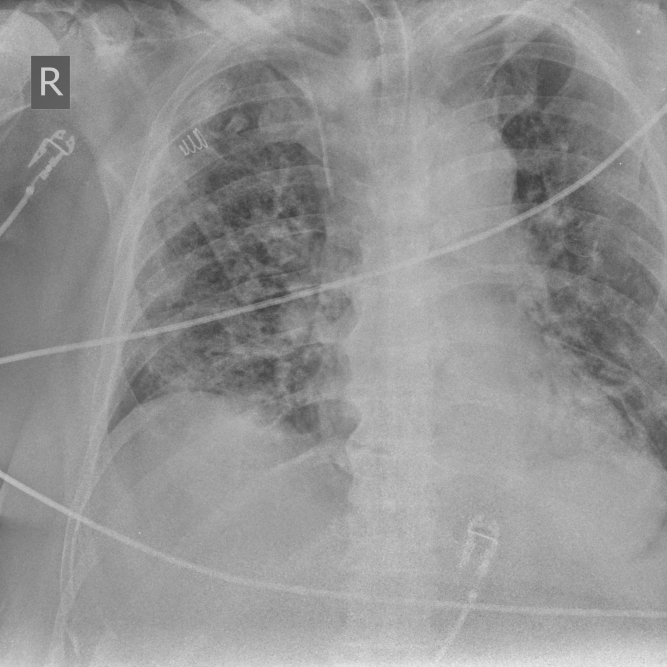
#> input picture Dataset/Covid/COVID19(0).jpg, 2000 x 2000 px (shown at 1/3 size)
$ python -i image_preprocessing.py   (imports and definitions only)
#> lines starting #> are read from the running program, lines starting #| are printed output that depends on the picture
#> further down, picture is the input picture: shape (2000, 2000, 3); min 60, max 237, mean 147.9
"""
Image preprocessing pipeline for chest X-ray images
Includes resizing, CLAHE, gamma correction, and super-resolution
"""

import cv2
import numpy as np
from typing import Tuple, Optional


class ImagePreprocessor:
    """
    Image preprocessing pipeline for chest X-ray images.

    Features:
    - Resizing to 224×224 for compatibility with pretrained models
    - CLAHE for local contrast enhancement
    - Gamma correction for brightness adjustment
    - Optional super-resolution
    """

    def __init__(
        self,
        target_size: Tuple[int, int] = (224, 224),
        apply_clahe: bool = True,
        clahe_clip_limit: float = 2.0,
        clahe_tile_size: Tuple[int, int] = (8, 8),
        apply_gamma: bool = False,
        gamma_value: float = 1.2,
        normalize: bool = True
    ):
        """
        Initialize the image preprocessor.

        Args:
            target_size: Target image size (height, width)
            apply_clahe: Whether to apply CLAHE
            clahe_clip_limit: CLAHE clip limit for histogram equalization
            clahe_tile_size: Tile size for CLAHE algorithm
            apply_gamma: Whether to apply gamma correction
            gamma_value: Gamma value for correction (>1 brightens, <1 darkens)
            normalize: Whether to normalize pixel values to [0, 1]
        """
        self.target_size = target_size
        self.apply_clahe = apply_clahe
        self.clahe_clip_limit = clahe_clip_limit
        self.clahe_tile_size = clahe_tile_size
        self.apply_gamma = apply_gamma
        self.gamma_value = gamma_value
        self.normalize = normalize

        # Initialize CLAHE
        if self.apply_clahe:
            self.clahe = cv2.createCLAHE(
                clipLimit=self.clahe_clip_limit,
                tileGridSize=self.clahe_tile_size
            )

    def resize_image(self, image: np.ndarray) -> np.ndarray:
        """
        Resize image to target size.

        Args:
            image: Input image

        Returns:
            Resized image
        """
        return cv2.resize(image, self.target_size, interpolation=cv2.INTER_CUBIC)
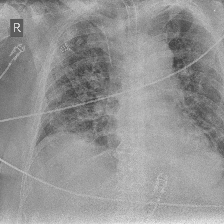
#> returned value: shape (224, 224, 3); min 63, max 236, mean 147.9

    def apply_clahe_enhancement(self, image: np.ndarray) -> np.ndarray:
        """
        Apply CLAHE (Contrast Limited Adaptive Histogram Equalization).
        Suitable for medical imaging with tile-based histogram equalization.

        Args:
            image: Input image (grayscale or RGB)

        Returns:
            Enhanced image
        """
        if len(image.shape) == 3:
            # Convert to LAB color space for RGB images
            lab = cv2.cvtColor(image, cv2.COLOR_RGB2LAB)
#> lab: shape (224, 224, 3); mean of channels 0, 1, 2 156, 128, 128
            l, a, b = cv2.split(lab)
#> a: shape (224, 224); every value is 128
            l = self.clahe.apply(l)
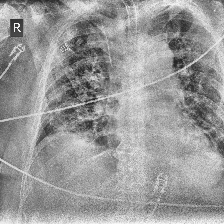
#> l: shape (224, 224); min 30, max 248, mean 153.3
            enhanced = cv2.merge([l, a, b])
#> enhanced: shape (224, 224, 3); mean of channels 0, 1, 2 153.3, 128, 128
            enhanced = cv2.cvtColor(enhanced, cv2.COLOR_LAB2RGB)
        else:
            # Apply directly for grayscale images
            enhanced = self.clahe.apply(image)

        return enhanced

    # [21 lines left out: function apply_gamma_correction, not called in this run]

    def normalize_image(self, image: np.ndarray) -> np.ndarray:
        """
        Normalize image pixel values to [0, 1].

        Args:
            image: Input image

        Returns:
            Normalized image
        """
        return image.astype(np.float32) / 255.0

    def preprocess(self, image: np.ndarray) -> np.ndarray:
        """
        Apply full preprocessing pipeline.

        Args:
            image: Input image (can be grayscale or RGB)

        Returns:
            Preprocessed image
        """
        # Ensure image is in uint8 format
        if image.dtype != np.uint8:
            image = (image * 255).astype(np.uint8) if image.max() <= 1.0 else image.astype(np.uint8)

        # Convert grayscale to RGB if needed
        if len(image.shape) == 2:
            image = cv2.cvtColor(image, cv2.COLOR_GRAY2RGB)

        # Resize to target size
        image = self.resize_image(image)

        # Apply CLAHE enhancement
        if self.apply_clahe:
            image = self.apply_clahe_enhancement(image)

        # Apply gamma correction
        if self.apply_gamma:
            image = self.apply_gamma_correction(image)

        # Normalize
        if self.normalize:
            image = self.normalize_image(image)

        return image

    # [12 lines left out: function preprocess_batch, not called in this run]


class SuperResolution:
    """
    Optional super-resolution module for low-resolution X-ray images.

    References:
    - SRCNN: Image Super-Resolution Using Deep Convolutional Networks
    - VDSR: Accurate Image Super-Resolution Using Very Deep Convolutional Networks

    Note: This is a placeholder for integration with SR models.
    For actual implementation, pretrained models or custom training is required.
    """

    # [36 lines left out: functions __init__, upscale, not called in this run]

>>> import cv2
>>> picture = cv2.cvtColor(cv2.imread('../../Dataset/Covid/COVID19(0).jpg'), cv2.COLOR_BGR2RGB)
>>> result = ImagePreprocessor().preprocess(picture)

$ run again, on Dataset/Covid/COVID19(1).jpg
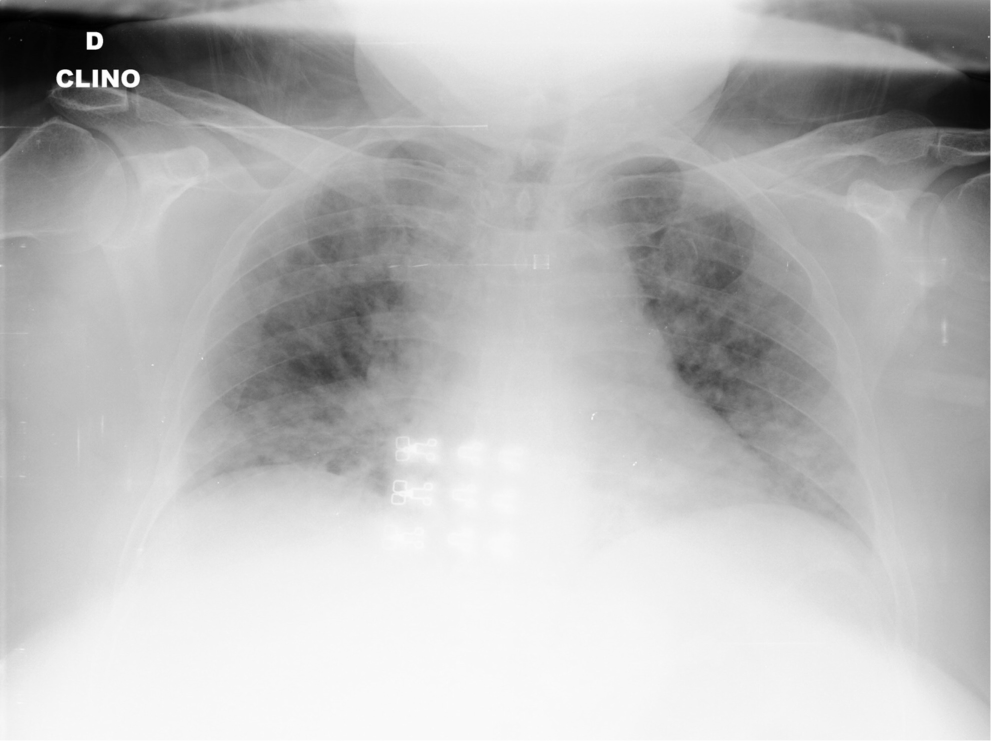
#> input picture Dataset/Covid/COVID19(1).jpg, 1982 x 1482 px (shown at 1/2 size)
#> picture is the input picture: shape (1482, 1982, 3); min 0, max 255, mean 186.5
#> in resize_image, `return cv2.resize(image, self.target_size, interpolation=cv2.INTER_CUB..`:
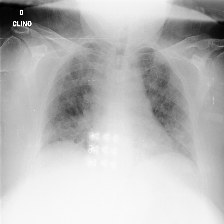
#> returned value: shape (224, 224, 3); min 0, max 255, mean 186.5
#> lab: shape (224, 224, 3); mean of channels 0, 1, 2 191.6, 128, 128
#> a: shape (224, 224); every value is 128
#> in apply_clahe_enhancement, `l = self.clahe.apply(l)`:
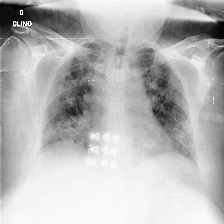
#> l: shape (224, 224); min 2, max 255, mean 184.7

$ run again, on Dataset/Covid/COVID19(10).jpg
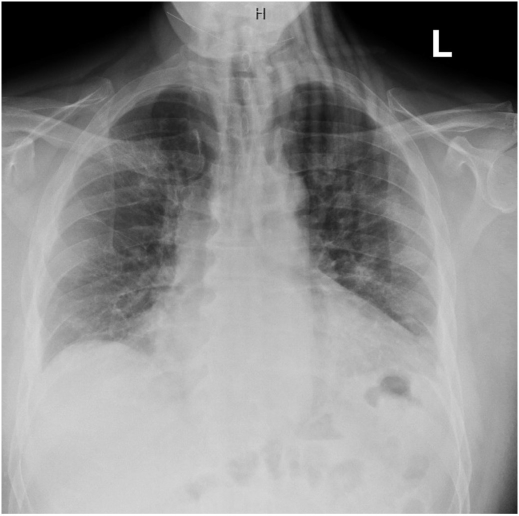
#> input picture Dataset/Covid/COVID19(10).jpg, 1038 x 1031 px (shown at 1/2 size)
#> picture is the input picture: shape (1031, 1038, 3); min 0, max 255, mean 141.7
#> in resize_image, `return cv2.resize(image, self.target_size, interpolation=cv2.INTER_CUB..`:
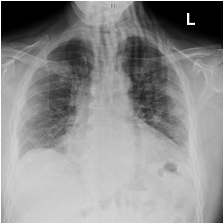
#> returned value: shape (224, 224, 3); min 0, max 255, mean 142.6
#> lab: shape (224, 224, 3); mean of channels 0, 1, 2 148.6, 128, 128
#> a: shape (224, 224); every value is 128
#> in apply_clahe_enhancement, `l = self.clahe.apply(l)`:
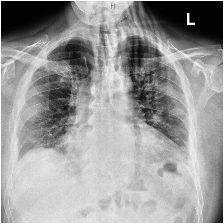
#> l: shape (224, 224); min 2, max 255, mean 154.8

$ run again, on Dataset/Covid/COVID19(11).jpg
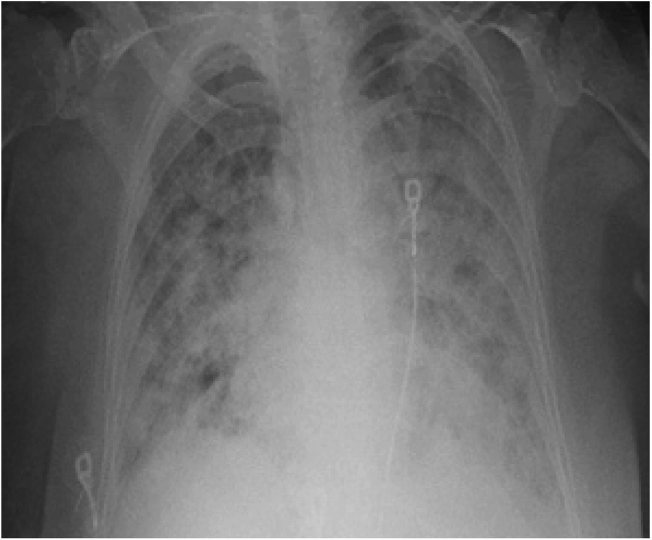
#> input picture Dataset/Covid/COVID19(11).jpg, 1303 x 1080 px (shown at 1/2 size)
#> picture is the input picture: shape (1080, 1303, 3); min 0, max 255, mean 106.1
#> in resize_image, `return cv2.resize(image, self.target_size, interpolation=cv2.INTER_CUB..`:
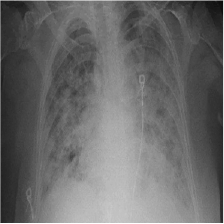
#> returned value: shape (224, 224, 3); min 10, max 255, mean 106.5
#> lab: shape (224, 224, 3); mean of channels 0, 1, 2 113.3, 128, 128
#> a: shape (224, 224); every value is 128
#> in apply_clahe_enhancement, `l = self.clahe.apply(l)`:
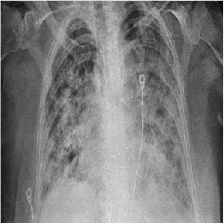
#> l: shape (224, 224); min 6, max 255, mean 124.6
